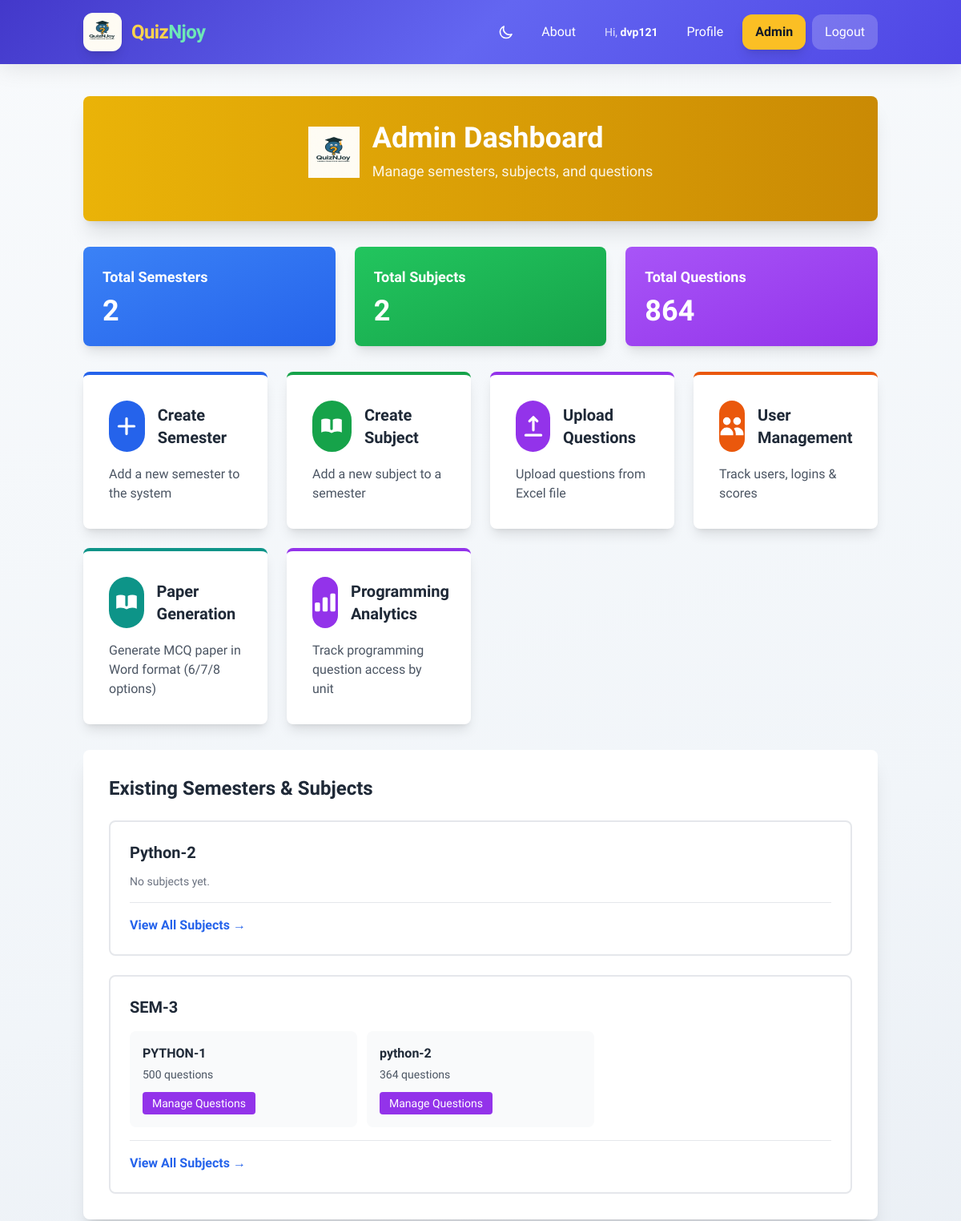
The app's page /semesters/admin/dashboard/ (signed in, upper part), older data.
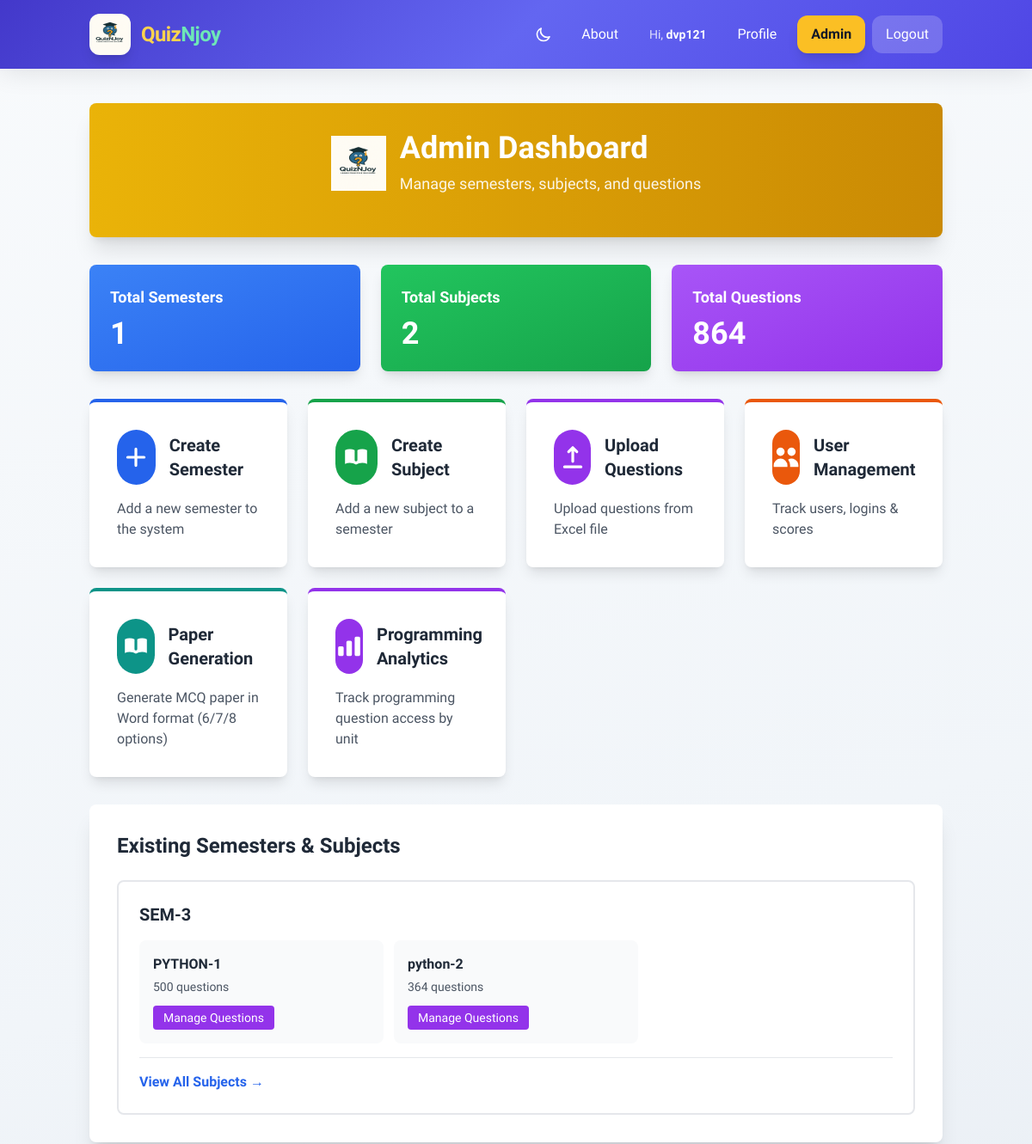
The same page, newer data.
### semesters/models.py (models this page shows, shortened)
class Semester(models.Model):
    name = models.CharField(max_length=100, unique=True)
    description = models.TextField(blank=True)
    created_at = models.DateTimeField(auto_now_add=True)
    class Meta:
        ordering = ['name']

class Subject(models.Model):
    semester = models.ForeignKey(Semester, on_delete=models.CASCADE, related_name='subjects')
    name = models.CharField(max_length=200)
    code = models.CharField(max_length=20, blank=True)
    created_at = models.DateTimeField(auto_now_add=True)
    class Meta:
        ordering = ['semester', 'name']
        unique_together = ['semester', 'name']

### semesters/views.py (the view)
# urls.py: path('admin/dashboard/', views.admin_dashboard, name='admin_dashboard'),
@staff_member_required
def admin_dashboard(request):
    semesters = Semester.objects.all()
    subjects = Subject.objects.all()
    questions_count = Question.objects.count()
    context = {
        'semesters': semesters,
        'subjects': subjects,
        'questions_count': questions_count,
    }
    return render(request, 'semesters/admin_dashboard.html', context)

### templates/semesters/admin_dashboard.html (shortened to what the changed rows need)
{% extends 'base.html' %}
{% block content %}
<div class="max-w-7xl mx-auto">
    <div class="bg-gradient-to-r from-yellow-500 to-yellow-600 text-white rounded-lg shadow-xl p-8 mb-8">
        {% load static %}
        <div class="flex items-center justify-center mb-4">
            <div>
                <h1 class="text-4xl font-bold mb-2">Admin Dashboard</h1>
            </div>
        </div>
    </div>
    <div class="grid grid-cols-1 md:grid-cols-3 gap-6 mb-8">
        <div class="bg-gradient-to-br from-blue-500 to-blue-600 text-white p-6 rounded-lg shadow-lg">
            <h3 class="text-lg font-semibold mb-2">Total Semesters</h3>
            <p class="text-4xl font-bold">{{ semesters.count }}</p>
        </div>
    </div>
    <div class="bg-white rounded-lg shadow-xl p-8 mb-8">
        <h2 class="text-2xl font-bold text-gray-800 mb-6">Existing Semesters & Subjects</h2>
        {% if semesters %}
            <div class="space-y-6">
                {% for semester in semesters %}
                    <div class="border-2 border-gray-200 rounded-lg p-6 hover:border-blue-600 transition duration-300">
                        <h3 class="text-xl font-bold text-gray-800 mb-3">{{ semester.name }}</h3>
                        {% if semester.subjects.all %}
                            <div class="grid grid-cols-1 md:grid-cols-2 lg:grid-cols-3 gap-3 mt-4">
                                {% for subject in semester.subjects.all %}
                                    <div class="bg-gray-50 p-4 rounded-lg">
                                        <h4 class="font-semibold text-gray-800 mb-1">{{ subject.name }}</h4>
                                        <p class="text-sm text-gray-600 mb-3">{{ subject.questions.count }} questions</p>
                                        <a href="{% url 'semesters:manage_questions' subject.id %}" class="inline-block bg-purple-600 hover:bg-purple-700 text-white px-3 py-1 rounded text-sm transition duration-300">
                                            Manage Questions
                                        </a>
                                    </div>
                                {% endfor %}
                            </div>
                        {% else %}
                            <p class="text-gray-500 text-sm">No subjects yet.</p>
                        {% endif %}
                        <div class="mt-4 pt-4 border-t">
                            <a href="{% url 'semesters:manage_subjects' semester.id %}" class="text-blue-600 hover:text-blue-800 font-semibold">
                                View All Subjects →
                            </a>
                        </div>
                    </div>
                {% endfor %}
            </div>
        {% else %}
            <p class="text-gray-600 text-center py-8">No semesters created yet.</p>
        {% endif %}
    </div>
</div>
{% endblock %}

Row changes from the older to the newer data that the page shows:
removed Semester: name "Python-2", shows "No subjects yet."
Text that changed along with them:
{{ semesters.count }}: "2" → "1"
